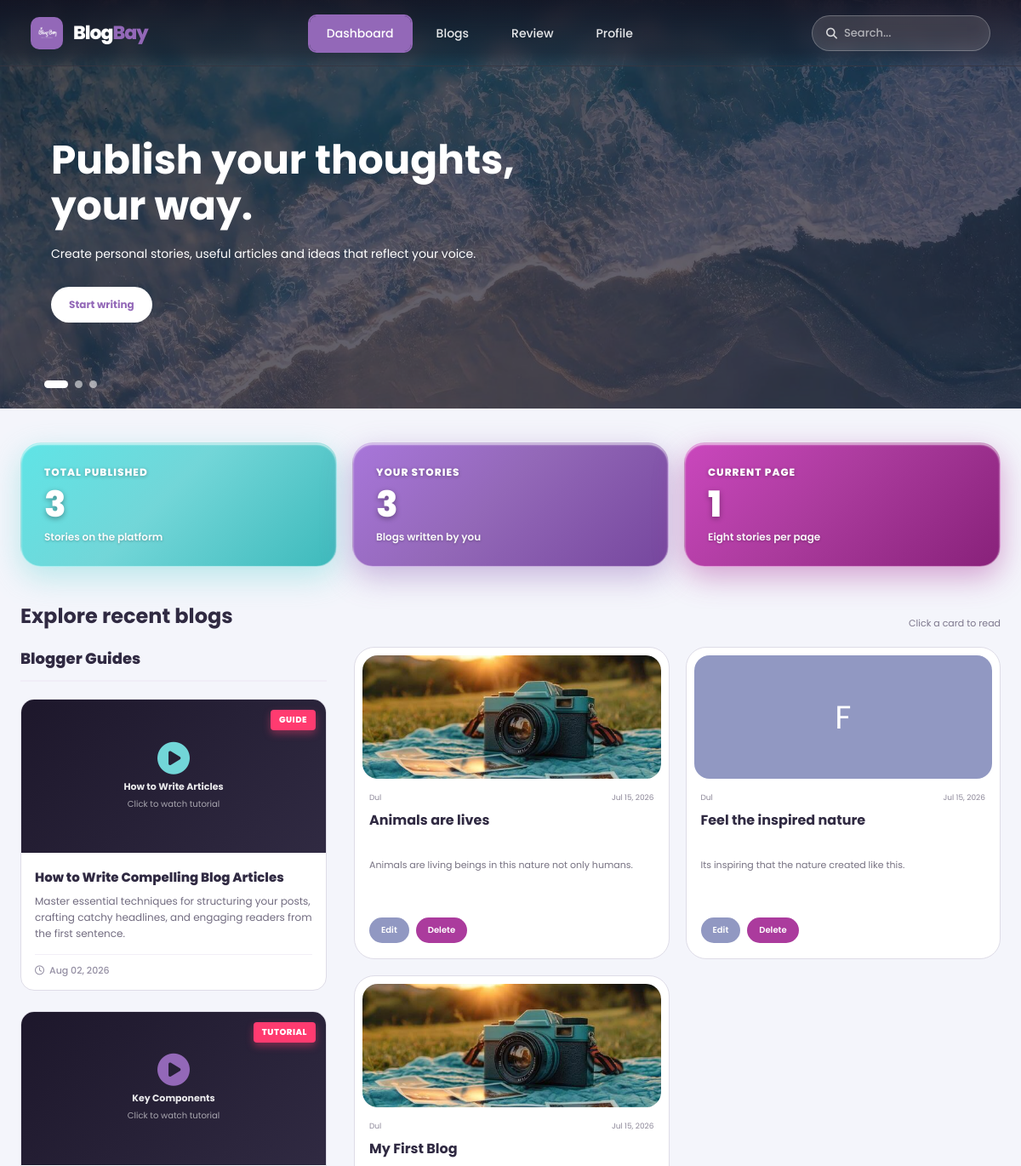
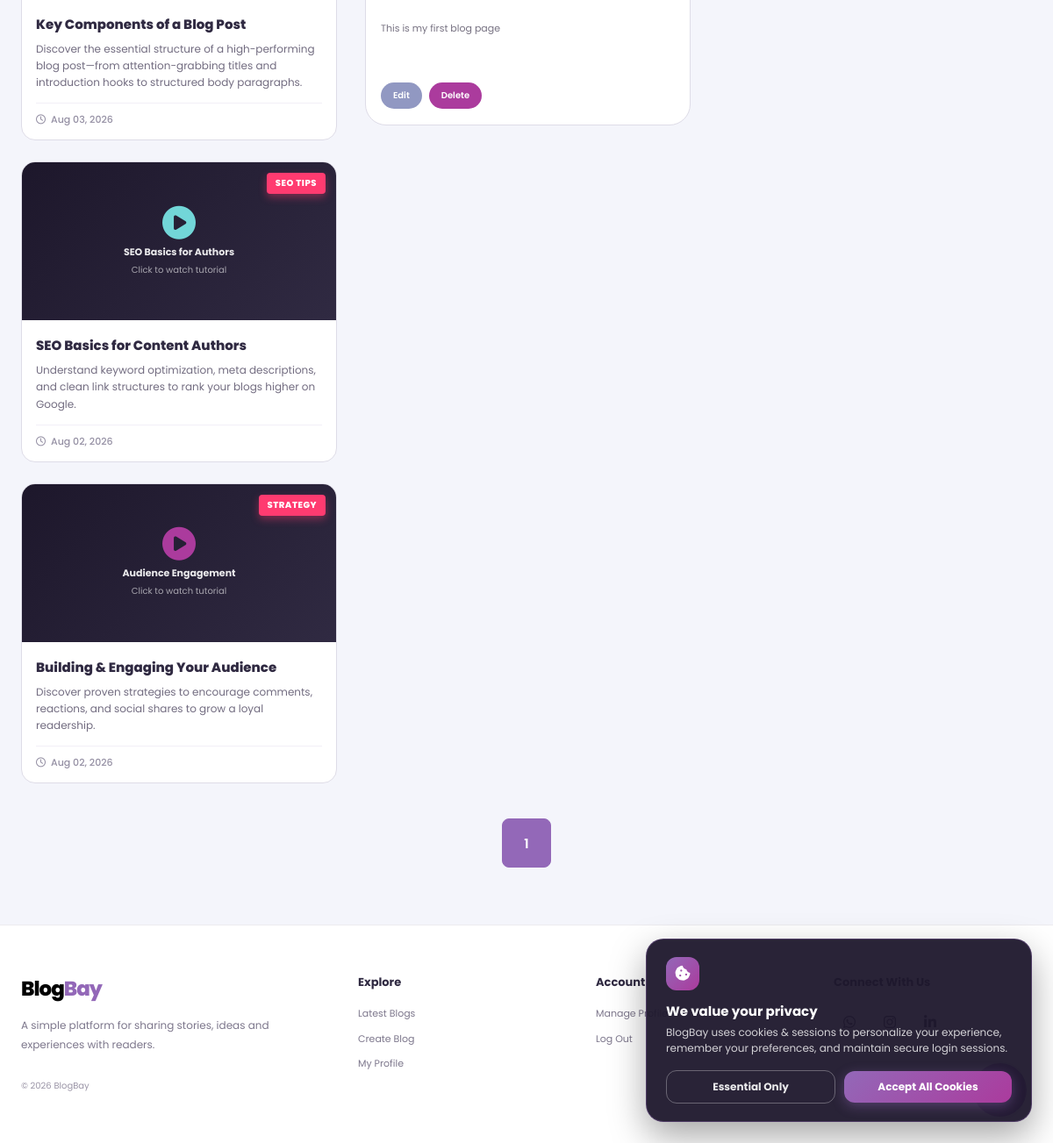
The page /dashboard.php (signed in) on the database as committed earlier (2 pictures, top to bottom).
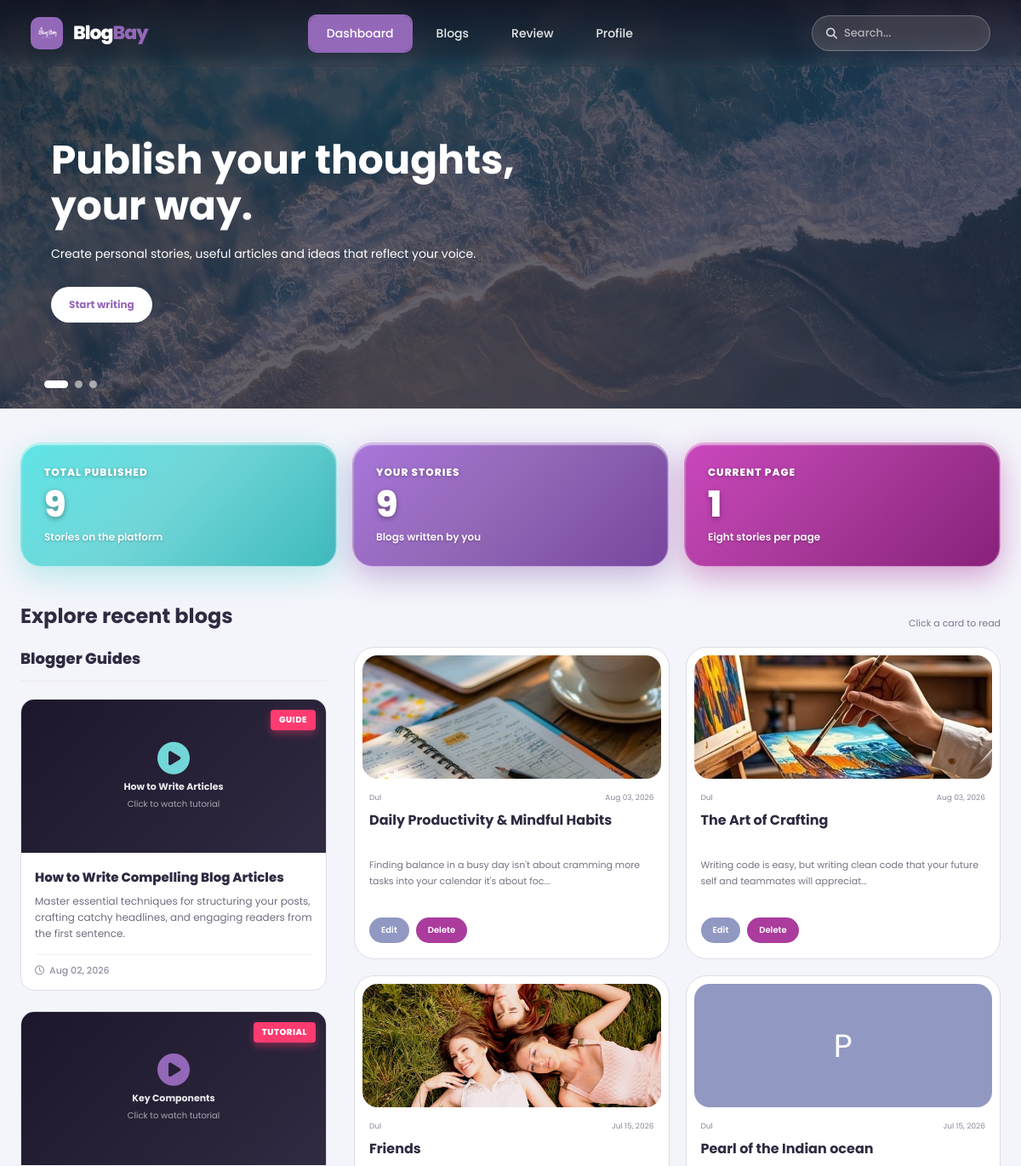
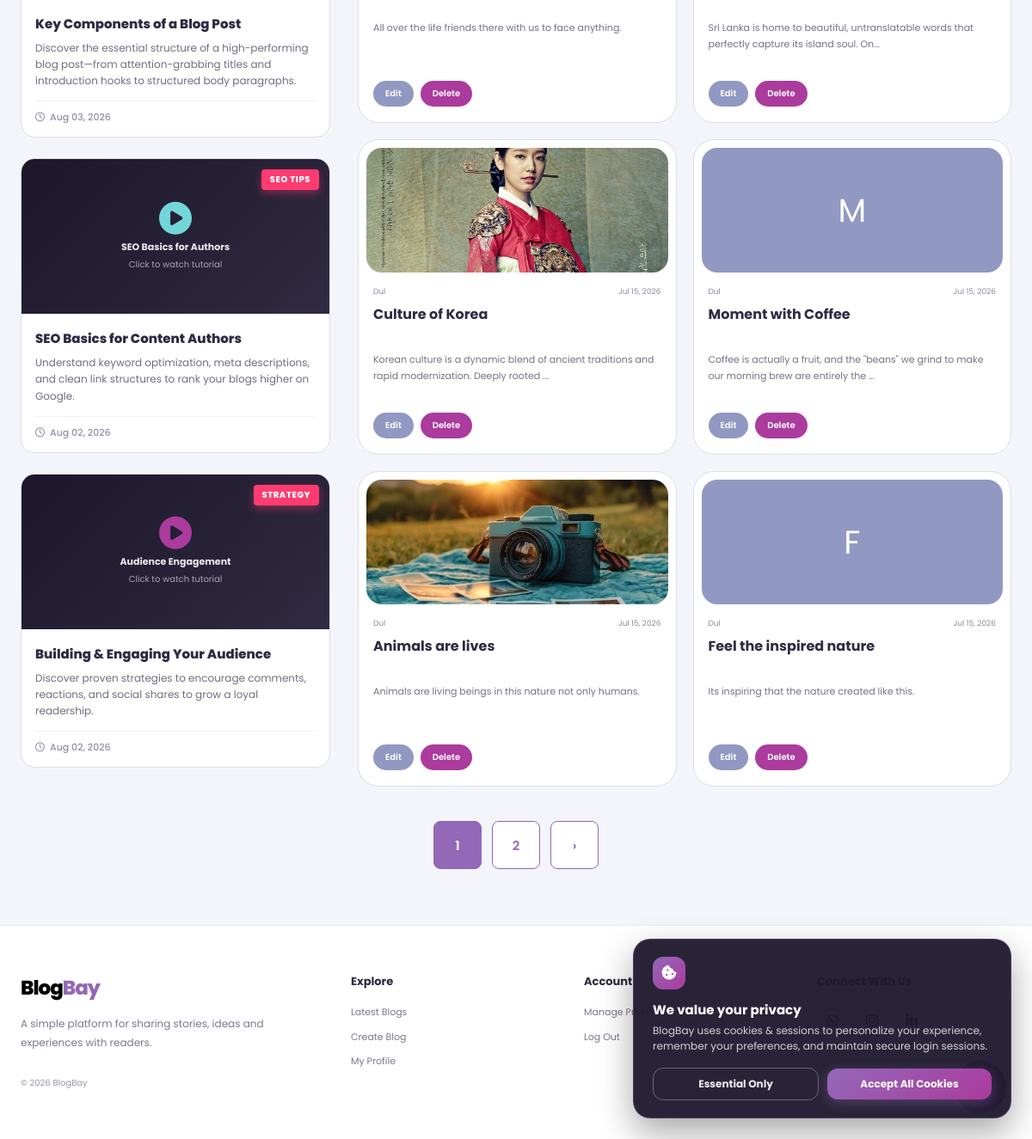
The same page on the database as committed later (2 pictures, top to bottom).
### tables this page shows
CREATE TABLE IF NOT EXISTS `blogpost` (
  `id` int(11) NOT NULL AUTO_INCREMENT PRIMARY KEY,
  `user_id` int(11) DEFAULT NULL,
  `title` varchar(255) DEFAULT NULL,
  `content` text DEFAULT NULL,
  `created_at` timestamp NOT NULL DEFAULT current_timestamp(),
  `updated_at` timestamp NOT NULL DEFAULT current_timestamp() ON UPDATE current_timestamp(),
  `image` varchar(255) DEFAULT NULL,
  CONSTRAINT `blogpost_ibfk_1` FOREIGN KEY (`user_id`) REFERENCES `user` (`id`) ON DELETE CASCADE
);

CREATE TABLE IF NOT EXISTS `user` (
  `id` int(11) NOT NULL AUTO_INCREMENT PRIMARY KEY,
  `username` varchar(50) NOT NULL,
  `email` varchar(100) NOT NULL UNIQUE,
  `password` varchar(255) NOT NULL,
  `role` varchar(20) DEFAULT 'user',
  `phone` varchar(50) DEFAULT NULL,
  `location` varchar(100) DEFAULT NULL,
  `designation` varchar(100) DEFAULT 'Writer & Content Author',
  `bio` text DEFAULT NULL,
  `facebook` varchar(255) DEFAULT NULL,
  `linkedin` varchar(255) DEFAULT NULL,
  `twitter` varchar(255) DEFAULT NULL,
  `github` varchar(255) DEFAULT NULL,
  `profile_pic` varchar(255) DEFAULT NULL,
  `remember_token` varchar(255) DEFAULT NULL
);

### dashboard.php (the view, shortened to what the rows shown need)
<?php
include "config.php";
include "site_config.php";
$userID = (int) $_SESSION['user_id'];
$search = isset($_GET['search']) ? trim($_GET['search']) : '';
$whereClause = "";
$blogsPerPage = 8;
$page = isset($_GET['page']) && is_numeric($_GET['page']) ? (int) $_GET['page'] : 1;
$offset = ($page - 1) * $blogsPerPage;
$sql = "SELECT blogpost.*, user.username
        FROM blogpost
        JOIN user ON blogpost.user_id = user.id
        $whereClause
        ORDER BY blogpost.created_at DESC
        LIMIT $blogsPerPage OFFSET $offset";
$result = mysqli_query($conn, $sql);
?>
<!DOCTYPE html>
<html lang="en">
<head>
    <link rel="stylesheet" href="css/dashboard_v2.css?v=<?php echo time(); ?>">
    <link rel="stylesheet" href="css/footer.css?v=<?php echo time(); ?>">
    <link rel="stylesheet" href="css/responsive.css?v=<?php echo time(); ?>">
    <link rel="stylesheet" href="https://cdnjs.cloudflare.com/ajax/libs/font-awesome/6.7.2/css/all.min.css">
</head>
<body>
<main class="main">
    <?php if ($page === 1) { ?>
        <section class="dashboard-slider">
            <article class="dashboard-slide slide-one active">
                <div class="slide-content">
                    <h1>Publish your thoughts,<br>your way.</h1>
                </div>
            </article>
        </section>
    <?php } ?>
    <section class="blog-heading">
        <div>
            <h2>
                <?php
                if (!empty($search)) {
                    echo "Search results for: \"" . htmlspecialchars($search) . "\"";
                } else {
                    echo $page === 1 ? "Explore recent blogs" : "More blogs";
                }
                ?>
            </h2>
        </div>
    </section>
    <div class="dashboard-content-layout">
        <div class="main-blogs-column">
            <section class="blogs" id="blogGrid">
                <?php
                if ($result && mysqli_num_rows($result) > 0) {
                    while ($row = mysqli_fetch_assoc($result)) {
                        $blogURL = "view_blog.php?id=" . (int) $row['id'];
                        $preview = trim(strip_tags($row['content']));
                ?>
                    <article
                        class="blog-card"
                        tabindex="0"
                        data-title="<?php echo htmlspecialchars(strtolower($row['title'])); ?>"
                        onclick="openBlog('<?php echo $blogURL; ?>')"
                        onkeydown="openBlogKeyboard(event, '<?php echo $blogURL; ?>')"
                    >
                        <div class="blog-image">
                            <?php if (!empty($row['image']) && file_exists(__DIR__ . '/uploads/' . $row['image'])) { ?>
                                <img src="uploads/<?php echo htmlspecialchars($row['image']); ?>" alt="<?php echo htmlspecialchars($row['title']); ?>">
                            <?php } else { ?>
                                <div class="image-placeholder">
                                    <?php echo strtoupper(substr($row['title'], 0, 1)); ?>
                                </div>
                            <?php } ?>
                        </div>
                        <div class="blog-card-content">
                            <div class="blog-meta">
                                <span><?php echo htmlspecialchars($row['username']); ?></span>
                                <span><?php echo date("M d, Y", strtotime($row['created_at'])); ?></span>
                            </div>
                            <h3><?php echo htmlspecialchars($row['title']); ?></h3>
                            <p>
                                <?php
                                echo htmlspecialchars(substr($preview, 0, 95));
                                if (strlen($preview) > 95) { echo "..."; }
                                ?>
                            </p>
                            <?php if ((int) $row['user_id'] === $userID) { ?>
                                <div class="blog-actions">
                                    <a href="edit_blog.php?id=<?php echo (int) $row['id']; ?>" class="edit-button" onclick="event.stopPropagation();">Edit</a>
                                    <a href="delete_blog.php?id=<?php echo (int) $row['id']; ?>" class="delete-button" onclick="event.stopPropagation(); return confirm('Are you sure you want to delete this blog?');">Delete</a>
                                </div>
                            <?php } ?>
                        </div>
                    </article>
                <?php
                    }
                } else {
                ?>
                    <div class="empty-state">
                        <h2>No blogs found</h2>
                    </div>
                <?php } ?>
            </section>
        </div>
    </div>
</main>
<?php include "includes/footer.php"; ?>
</body>
</html>

Rows that differ between the two databases and show on the page:
no longer on this page (row unchanged): blogpost: image (picture), user.username "Dul", created_at "Jul 15, 2026", title "My First Blog", content "This is my first blog page"
added blogpost: image (picture), user.username "Dul", created_at "Aug 03, 2026", title "Daily Productivity & Mindful Habits", content "Finding balance in a busy day isn't about cramming more tasks into your calendar it's about foc"
added blogpost: image (picture), user.username "Dul", created_at "Aug 03, 2026", title "The Art of Crafting", content "Writing code is easy, but writing clean code that your future self and teammates will appreciat"
added blogpost: image (picture), user.username "Dul", created_at "Jul 15, 2026", title "Friends", content "All over the life friends there with us to face anything."
added blogpost: title "P", user.username "Dul", created_at "Jul 15, 2026", title "Pearl of the Indian ocean", content "Sri Lanka is home to beautiful, untranslatable words that perfectly capture its island soul. On"
added blogpost: image (picture), user.username "Dul", created_at "Jul 15, 2026", title "Culture of Korea", content "Korean culture is a dynamic blend of ancient traditions and rapid modernization. Deeply rooted"
added blogpost: title "M", user.username "Dul", created_at "Jul 15, 2026", title "Moment with Coffee", content "Coffee is actually a fruit, and the \"beans\" we grind to make our morning brew are entirely the"
Other text that changed with them:
$totalBlogs: "3" → "9"
$myBlogs: "3" → "9"
new list line: "2"
